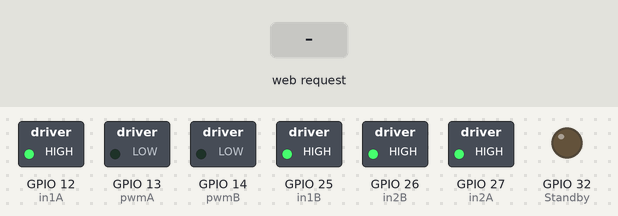
Bench run of a sketch on a simulated ESP32. Shown: switched loads named in the sketch (green lamp = pin HIGH), output pins drawn as LEDs (lit = HIGH). Inputs (shaded band) come from the test bench. WiFi joins after 1.5 s; servers stay silent unless stated; what the sketch prints to the serial monitor is not drawn.

Above: at 2.7 s.
2.8 s: HTTP request GET /fwd received
At 3.4 s:
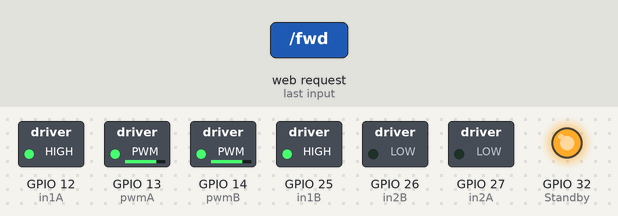
4.5 s: HTTP request GET /back received
At 4.8 s:
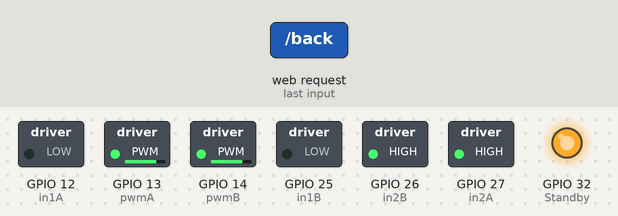
6.0 s: HTTP request GET /stop received
At 6.4 s:
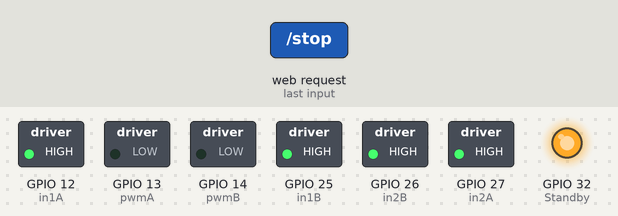
8.0 s: HTTP request GET /left received
At 9.1 s:
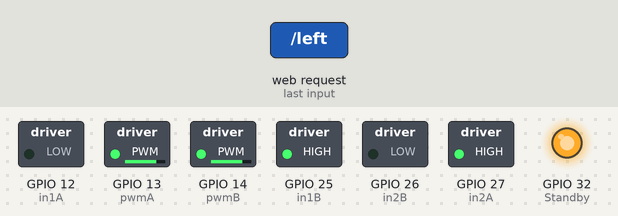
9.5 s: HTTP request GET /right received
At 10.4 s:
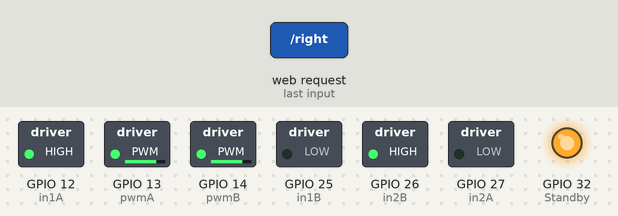
Timing chart, 0 to 12.0 s (numbered marks = the images above; inputs shaded):
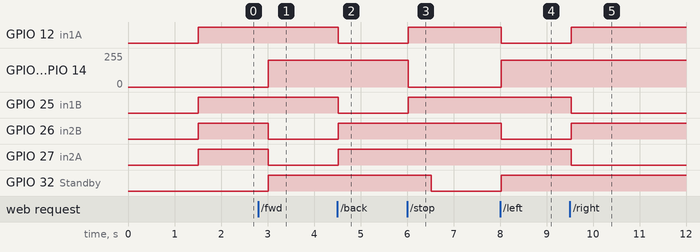

The sketch:

at_home_control_robot.ino
```cpp
#include <WiFi.h>
#include <WiFiClient.h>
#include <WebServer.h>
#include <ESPmDNS.h>
int slow_speed = 150;
int medium_speed = 200;
int fast_speed = 255;

// Wi-Fi 2.4GHz ONLY
// Do not upload to ESP32 without first setting these two credentials!
const char* ssid = "...";
const char* password = "...";
int carspeed = medium_speed; //slow_speed, medium_speed, or fast_speed

WebServer server(80);

// Motor A

int pwmA = 13;
int in1A = 12;
int in2A = 27;

// Motor B

int pwmB = 14;
int in1B = 25;
int in2B = 26;
int Standby = 32;

// Setting PWM properties
const int freq = 30000;
const int pwmChannelA = 0;
const int pwmChannelB = 0;
const int resolution = 8;
int dutyCycle = 200;

#define STOP 0
#define FWD 1
#define BACK 2
#define LEFT 3
#define RIGHT 4
#define DELAY 5
#define SLOW_STATE 6
#define MEDIUM_STATE 7
#define FAST_STATE 8

int state = STOP;
String ptr = "";

void handleRoot() {
  server.send(200, "text/html", ptr);
}

void handleNotFound() {
  String message = "File Not Found\n\n";
  message += "URI: ";
  message += server.uri();
  message += "\nMethod: ";
  message += (server.method() == HTTP_GET) ? "GET" : "POST";
  message += "\nArguments: ";
  message += server.args();
  message += "\n";
  for (uint8_t i = 0; i < server.args(); i++) {
    message += " " + server.argName(i) + ": " + server.arg(i) + "\n";
  }
  server.send(404, "text/plain", message);
}

void setup(void) {
  ptr = "<!DOCTYPE html>";
  ptr += "<head>";
  ptr += "<meta charset=\"utf-8\">";
  ptr += "<meta name=\"viewport\" content=\"width=device-width, initial-scale=1\">";
  ptr += "<title>STEM CAMP</title>";
  ptr += "<style>";
  ptr += "* {box-sizing: border-box;}body {margin: 0;}.column {float: left;width: 33.33%;padding: 15px;margin-left: 60px;}";
  ptr += ".row:after {content: \"\";display: table;clear: both;}@media screen and (max-width:600px) { .column {width: 100%;}}";
  ptr += ".mid{display:inline-flex;}h1 {font-size: 80px;}h2{text-align: center;}p {font-size: 64px;}.stopbutton{width: 96%;margin-top: 10px;}";
  ptr += ".buttonM {font-family:\"Comic Sans MS\";font-size:20px;font-weight:bold;line-height:28px;text-align:center;color:\"0a0a0a;background-color:\"ffe100;padding:18px;}";
  ptr += ".buttonM:focus {background-color:white;}.smallbutton {font-family:\"Comic Sans MS\";font-size:20px;font-weight:bold;line-height:20px;text-align:center;color:\"0a0a0a;background-color:\"ffe100;padding:20px;width:117px;}";
  ptr += ".smallbutton:focus {background-color:white;}.bigfont{font-size: 30px;}";
  ptr += "</style>";
  ptr += "</head>";
  ptr += "<body>";
  ptr += "<div class=\"row\">";
  /*ptr += "<div class=\"column\">";
  ptr += "<table>";
  ptr += "<tbody>";
  ptr += "<tr>";
  ptr += "<td><a href=\"/fast\"><button class=\"smallbutton\" >fast</button></a></td>";
  ptr += "</tr>";
  ptr += "<tr>";
  ptr += "<td><a href=\"/medium\"><button class=\"smallbutton\" >medium</button></a></td>";
  ptr += "</tr>";
  ptr += "<tr>";
  ptr += "<td><a href=\"/slow\"><button class=\"smallbutton\" >slow</button></a></td>";
  ptr += "</tr>";
  ptr += "</tbody>";
  ptr += "</table>";
  ptr += "</div>";*/
  ptr += "<div class=\"column\">";
  ptr += "<table>";
  ptr += "<tbody>";
  ptr += "<tr>";
  ptr += "<td>&nbsp;</td>";
  ptr += "<td><a href=\"/fwd\"><button class=\"buttonM\" >FWD</button></a></td>";
  ptr += "<td>&nbsp;</td>";
  ptr += "</tr>";
  ptr += "<tr>";
  ptr += "<td><a href=\"/left\"><button class=\"buttonM\" >LEFT</button></a></td>";
  ptr += "<td><a href=\"/stop\"><button class=\"buttonM\" >STOP</button></a></td>";
  ptr += "<td><a href=\"/right\"><button class=\"buttonM\" >RIGHT</button></a></td>";
  ptr += "</tr>";
  ptr += "<tr>";
  ptr += "<td>&nbsp;</td>";
  ptr += "<td><a href=\"/back\"><button class=\"buttonM\" >BACK</button></a></td>";
  ptr += "<td>&nbsp;</td>";
  ptr += "</tr>";
  ptr += "</tbody>";
  ptr += "</table>";
  ptr += "</div>";
  ptr += "</div>";
  ptr += "<div class=\"row\">";
  ptr += "<div class=\"column\">";
  ptr += "</div>";
  ptr += "</div>";
  ptr += "</body></html>";

  Serial.begin(115200);
  WiFi.mode(WIFI_STA);
  WiFi.begin(ssid, password);
  Serial.println("");

  // Wait for connection
  while (WiFi.status() != WL_CONNECTED) {
    delay(500);
    Serial.print(".");
  }
  Serial.println("");
  Serial.print("Connected to ");
  Serial.println(ssid);
  Serial.print("IP address: ");
  Serial.println(WiFi.localIP());

  if (MDNS.begin("esp32")) {
    Serial.println("MDNS responder started");
  }

  server.on("/", handleRoot);

  server.on("/inline", []() {
    server.send(200, "text/plain", "this works as well");
  });

  server.on("/fwd", []() {
    server.send(200, "text/html", ptr);
    state = FWD;
  });

  server.on("/back", []() {
    server.send(200, "text/html", ptr);
    state = BACK;
  });

  server.on("/stop", []() {
    server.send(200, "text/html", ptr);
    state = STOP;
  });

  server.on("/left", []() {
    server.send(200, "text/html", ptr);
    state = LEFT;
  });

  server.on("/right", []() {
    server.send(200, "text/html", ptr);
    state = RIGHT;
  });

  /*server.on("/slow", []() {
    server.send(200, "text/html", ptr);
    carspeed = slow_speed;
    speedState = SLOW_STATE;
  });

  server.on("/medium", []() {
    server.send(200, "text/html", ptr);
    carspeed = medium_speed;
    speedState = MEDIUM_STATE;
  });

  server.on("/fast", []() {
    server.send(200, "text/html", ptr);
    carspeed = fast_speed;
    speedState = FAST_STATE;
  });*/

  server.onNotFound(handleNotFound);

  server.begin();
  Serial.println("HTTP server started");

  pinMode(in1A, OUTPUT);
  pinMode(in2A, OUTPUT);
  pinMode(in1B, OUTPUT);
  pinMode(in2B, OUTPUT);
  pinMode(in2B, OUTPUT);
  pinMode(Standby, OUTPUT);

  // configure Motor A PWM functionalitites
  ledcSetup(pwmChannelA, freq, resolution);

  // attach the channel to the GPIO to be controlled for Motor A
  ledcAttachPin(pwmA, pwmChannelA);

    // configure LED PWM functionalitites
  ledcSetup(pwmChannelB, freq, resolution);

    // attach the channel to the GPIO to be controlled for Motor B
  ledcAttachPin(pwmB, pwmChannelB);

  digitalWrite(Standby, LOW);

}

void forward(int dutyCycle) {
  digitalWrite(Standby, HIGH);
  digitalWrite(in1A, HIGH);
  digitalWrite(in2A, LOW);
  digitalWrite(in1B, HIGH);
  digitalWrite(in2B, LOW);
  ledcWrite(pwmChannelA, dutyCycle);
  ledcWrite(pwmChannelB, dutyCycle);
  delay(500);
}

void reverse(int dutyCycle) {
  digitalWrite(Standby, HIGH);
  digitalWrite(in1A, LOW);
  digitalWrite(in2A, HIGH);
  digitalWrite(in1B, LOW);
  digitalWrite(in2B, HIGH);
  ledcWrite(pwmChannelA, dutyCycle);
  ledcWrite(pwmChannelB, dutyCycle);
  delay(500);
}

void brake(){
  digitalWrite(in1A, HIGH);
  digitalWrite(in2A, HIGH);
  digitalWrite(in1B, HIGH);
  digitalWrite(in2B, HIGH);
  ledcWrite(pwmChannelA, 0);
  ledcWrite(pwmChannelB, 0);
  delay(500);
  digitalWrite(Standby, LOW);
}

void left(int dutyCycle)
{
  digitalWrite(Standby, HIGH);
  digitalWrite(in1A, LOW);
  digitalWrite(in2A, HIGH);
  ledcWrite(pwmChannelA, dutyCycle);

  digitalWrite(in1B, HIGH);
  digitalWrite(in2B, LOW);
  ledcWrite(pwmChannelB, dutyCycle);
  delay(500);
}

void right(int dutyCycle)
{
  digitalWrite(Standby, HIGH);
  digitalWrite(in1A, HIGH);
  digitalWrite(in2A, LOW);
  ledcWrite(pwmChannelA, dutyCycle);

  digitalWrite(in1B, LOW);
  digitalWrite(in2B, HIGH);
  ledcWrite(pwmChannelB, dutyCycle);
  delay(500);
}

void loop(void) {
  while(WiFi.status() != WL_CONNECTED)
  {
    WiFi.begin(ssid, password);
    delay(500);
    Serial.print(".");
  }

  server.handleClient();
  delay(2);//allow the cpu to switch to other tasks

  /*switch(speedState){
    case SLOW_STATE:
      carspeed = slow_speed;
      break;
    case MEDIUM_STATE:
      carspeed = medium_speed;
      state=DELAY;
      break;
    case FAST_STATE:
      carspeed = fast_speed;
      state=DELAY;
      break;
  }*/

  switch(state){
    case FWD:
      forward(carspeed);
      state=DELAY;
      break;
    case BACK:
      reverse(carspeed);
      state=DELAY;
      break;
    case LEFT:
      left(carspeed);
      state=DELAY;
      break;
    case RIGHT:
      right(carspeed);
      state=DELAY;
      break;
    case STOP:
      brake();
      break;
    case DELAY:
      delay(1000);
      break;
  }
}
```

Measured:
- after the input at 2.8 s, GPIO 13 (pwmA), GPIO 14 (pwmB): 0/255 → 199/255 after 0.21 s; GPIO 26 (in2B), GPIO 27 (in2A): HIGH → LOW after 0.21 s; GPIO 32 (Standby): LOW → HIGH after 0.21 s
- after the input at 4.5 s, GPIO 12 (in1A), GPIO 25 (in1B): HIGH → LOW at once; GPIO 26 (in2B), GPIO 27 (in2A): LOW → HIGH at once
- after the input at 6.0 s, GPIO 12 (in1A), GPIO 25 (in1B): LOW → HIGH at once; GPIO 13 (pwmA), GPIO 14 (pwmB): 199/255 → 0/255 at once; GPIO 32 (Standby): HIGH → LOW after 0.52 s
- after the input at 8.0 s, GPIO 12 (in1A), GPIO 26 (in2B): HIGH → LOW at once; GPIO 13 (pwmA), GPIO 14 (pwmB): 0/255 → 199/255 at once; GPIO 32 (Standby): LOW → HIGH at once
- after the input at 9.5 s, GPIO 12 (in1A), GPIO 26 (in2B): LOW → HIGH at once; GPIO 25 (in1B), GPIO 27 (in2A): HIGH → LOW at once
